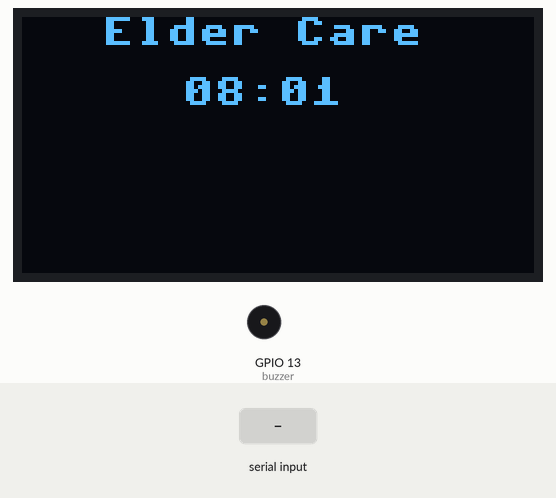
A program run on a simulated ESP32 board running MicroPython. On the bench: 128×64 one-colour display, buzzer (waves = sounding, pin HIGH). The test bench sets the inputs (shaded band).

Above: at 1.6 s.
1.7 s: "WRONG\n" received over the second serial link
At 2.64 s:
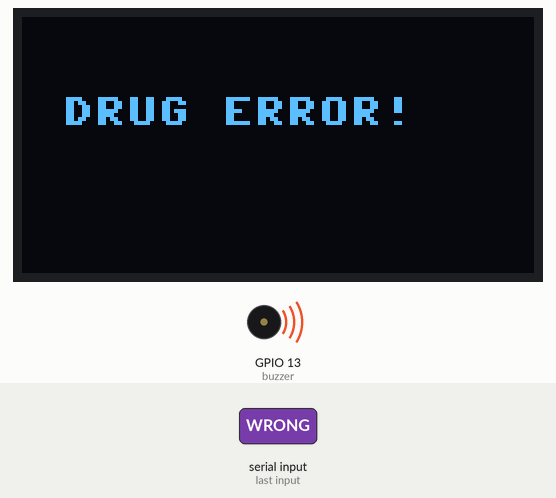
At 4.3 s:
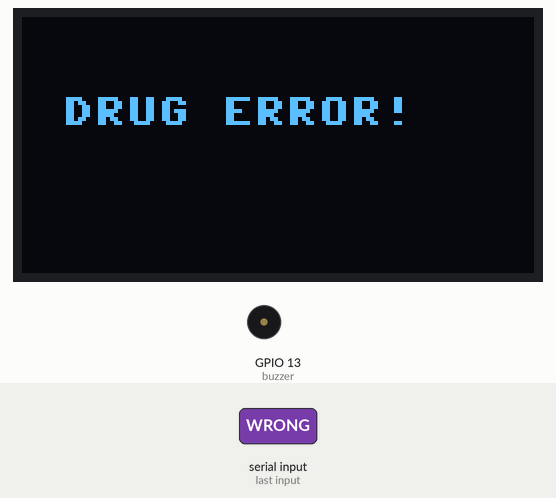
4.8 s: "RIGHT\n" received over the second serial link
At 6.2 s:
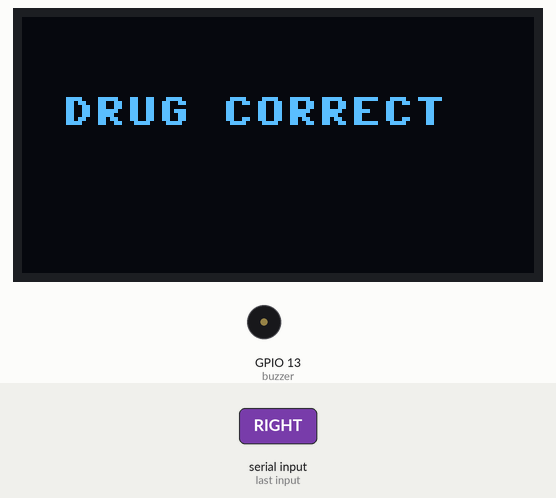
Timing chart, 0 to 7.8 s (numbered marks = the images above; inputs shaded):
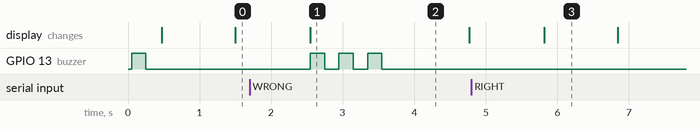

Measured:
- after the input at 1.7 s, GPIO 13 (buzzer): alternates HIGH for 0.20 s and LOW for 0.20 s, 6 changes in all, then stays LOW, starting after 0.85 s; the display: changes after 0.85 s (image 1)
- after the input at 4.8 s, the display: changes after 1.0 s (image 3)
- what the display in image 1 shows lasts 2.3 s, from 2.5 s to 4.8 s
- what the display in image 3 shows lasts 1.0 s, from 5.8 s to 6.8 s

The program:

S1B_G6_______without_ESP32-CAM_______.py
```python
# ==================================================
#  ESP32 智能長者照護系統 - 最終純淨版
#  班級：S1B   組別：G6
#  功能：手動時間、服藥提醒、AI藥品辨識(只判對錯)
# ==================================================

from machine import Pin, I2C, UART
import ssd1306
import time

# ===================== 腳位 =====================
I2C_SDA = 21
I2C_SCL = 22
BUZZER = 13
CAM_RX = 17  # 接 CAM TX
CAM_TX = 16  # 接 CAM RX

# ===================== 手動時間 =====================
current_hour = 8
current_minute = 0
MED_HOUR = 8    # 提醒小時
MED_MIN = 0     # 提醒分鐘

# ===================== 初始化 =====================
i2c = I2C(0, sda=Pin(I2C_SDA), scl=Pin(I2C_SCL))
oled = ssd1306.SSD1306_I2C(128, 64, i2c)
buzzer = Pin(BUZZER, Pin.OUT)
uart = UART(2, tx=CAM_TX, rx=CAM_RX, baudrate=9600)

# ===================== 函式 =====================
def beep(times):
    for _ in range(times):
        buzzer.value(1)
        time.sleep(0.2)
        buzzer.value(0)
        time.sleep(0.2)

def show(txt, x=10, y=20):
    oled.fill(0)
    oled.text(txt, x, y)
    oled.show()

# ===================== 主程式 =====================
show("System Start")
beep(1)
alert = False

while True:
    # 顯示時間
    now = f"{current_hour:02}:{current_minute:02}"
    oled.fill(0)
    oled.text("Elder Care", 20, 0)
    oled.text(now, 40, 15)
    oled.show()

    # 時間前進
    current_minute += 1
    if current_minute >= 60:
        current_minute = 0
        current_hour += 1
        if current_hour >=24:
            current_hour = 0

    # 服藥提醒
    if current_hour == MED_HOUR and current_minute == MED_MIN and not alert:
        alert = True
        show("TAKE MEDICINE!")
        beep(5)
        time.sleep(2)
    if current_minute != MED_MIN:
        alert = False

    # AI 藥品辨識
    if uart.any():
        msg = uart.readline().decode().strip()
        if msg == "RIGHT":
            show("DRUG CORRECT")
        if msg == "WRONG":
            show("DRUG ERROR!")
            beep(3)

    time.sleep(1)
```
